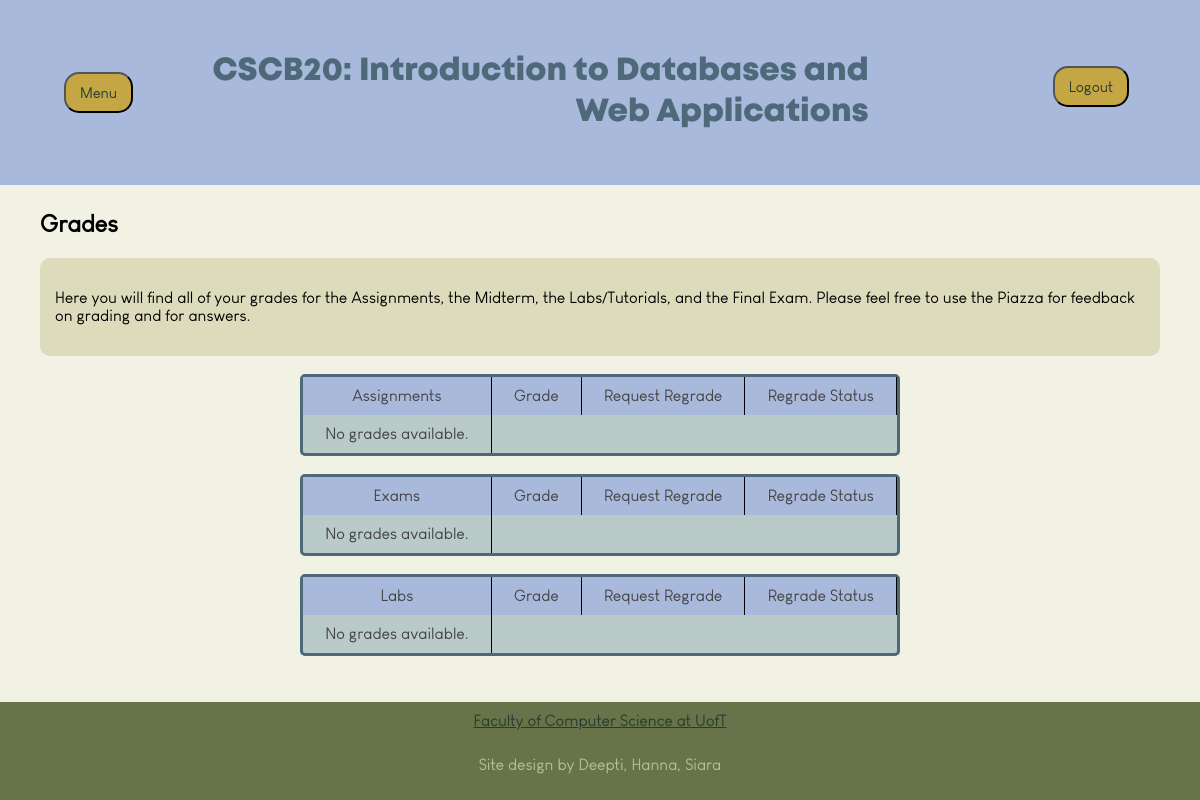
The app's page /studentgrades (signed in), older data.
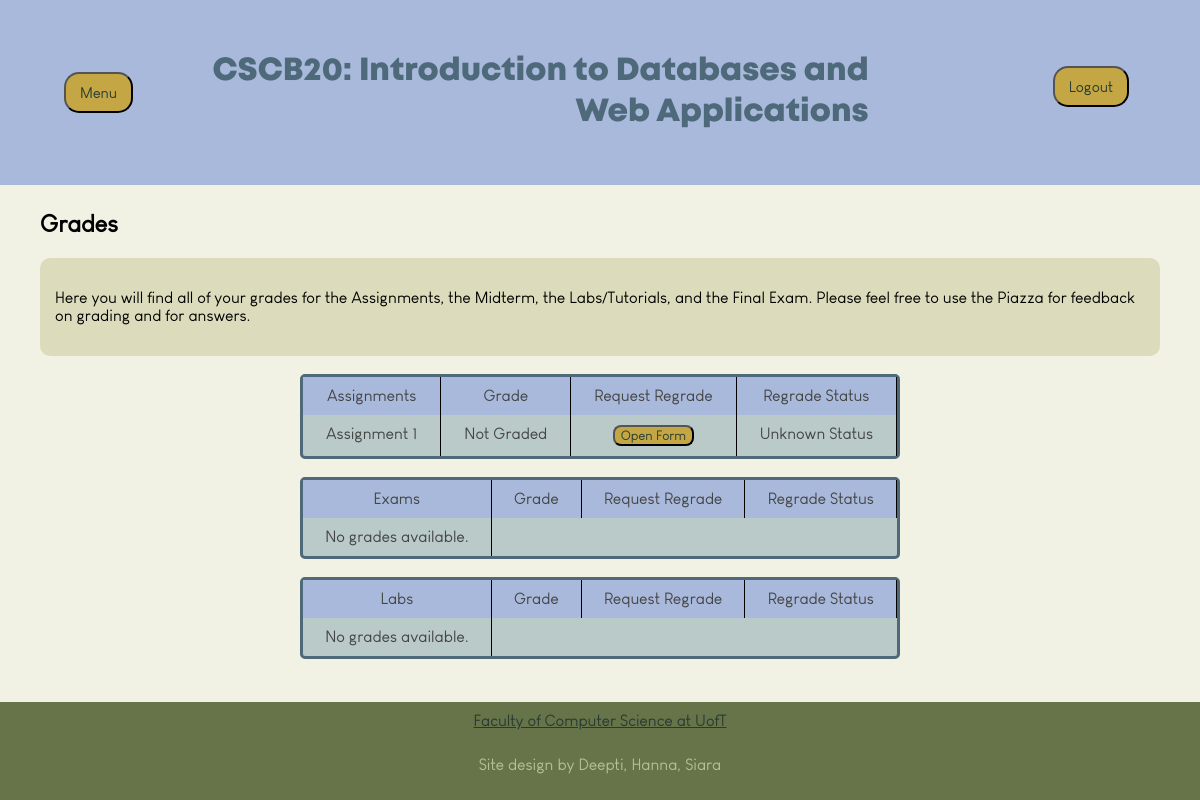
The same page, newer data.
### app.py (models this page shows)
class AssessmentsStudent(db.Model):
    __tablename__ = 'student_assessments'
    user_id = db.Column(db.Integer, ForeignKey('users.user_id'), primary_key=True)
    assessment_id = db.Column(db.Integer, ForeignKey('assessments.assessment_id'), primary_key=True)
    remark_id = db.Column(db.Integer, ForeignKey('remarkrequests.remark_id'))
    marks = db.Column(db.Integer, nullable=True)
    student_to_assess = relationship("User", backref="student_assessments")
    assess_to_student = relationship("Assessment", backref="student_assessments")
    remark_to_student = relationship("RemarkRequests", backref="student_assessments")

class Assessment(db.Model):
    __tablename__ = 'assessments'
    assessment_id = db.Column(db.Integer, primary_key=True)
    name = db.Column(db.String, nullable=False)
    type = db.Column(db.String, nullable=False)
    details = db.Column(db.String)
    instructor_id = db.Column(db.Integer, ForeignKey('users.user_id'), nullable=False)

### app.py (the view, shortened to what this page needs)
@app.route('/studentgrades', methods=['GET', 'POST'])
def studentgrades():
    username = session['name']
    user = User.query.filter_by(username=username).first()
    if not user.user_type == 0:
        return render_template('viewstudentgrades.html') #temp, add prof grades
    if not user:
        return render_template('homepage.html')
    user_id = user.user_id
    r1 = (
        db.session.query(Assessment, AssessmentsStudent)
        .join(AssessmentsStudent, Assessment.assessment_id == AssessmentsStudent.assessment_id)
    )
    r2 = r1.outerjoin(RemarkRequests, AssessmentsStudent.remark_id == RemarkRequests.remark_id)
    r3 = r2.filter(AssessmentsStudent.user_id == user_id)
    r4 = r3.add_columns(RemarkRequests)
    r5 = r4.all()
    grades= []
    labs = []
    exams = []
    for assessment, student_assessment, remark_request in r5:
        grade_info = {
            'assessment_name': assessment.name,
            'assessment_id': assessment.assessment_id,
            'grade': student_assessment.marks if student_assessment.marks is not None else 'Not Graded',
            'remark_status': remark_request.status if remark_request else "No Remark Requested"
        }
        if assessment.type == "Test":
            exams.append(grade_info)
        elif assessment.type == "Lab":
            labs.append(grade_info)
        else:
            grades.append(grade_info)
    return render_template('studentgrades.html', grades=grades, labs = labs, exams = exams, user=user)

### templates/studentgrades.html (shortened to what the changed rows need)
<!DOCTYPE html>
<html>
    <head>
        <link rel="stylesheet" href="{{ url_for('static', filename='index.css') }}">
    </head>
    <body>
        <header class="header">
            <h1 class="headertext">CSCB20: Introduction to Databases and Web Applications</h1>
        </header>
    <main class="content">
        <h2>Grades</h2>
        <br>
        <div class="tablecontainer">
            <div class="studentgradegrid">
                {% if grades %}
                    {% for grade in grades %}
                        <div class="row">
                            <div class="cell">{{ grade['assessment_name'] }}</div>
                            {% if grade['marks']%}
                                <div class="cell">{{ grade['marks'] }}</div>
                            {% else %}
                                <div class="cell">Not Graded</div>
                            {% endif%}
                            <div class="cell">
                                {% if grade['remark_status'] == "No Remark Requested" %}
                                    <button class="button" onclick="openForm()">Open Form</button>
                                {% else %}
                                        <p>Regrade request already submitted</p>
                                {% endif %}
                            </div>
                            <div class="cell">
                                {% if grade['remark_status'] == 0 %}
                                    Pending
                                {% elif grade['remark_status'] == 1 %}
                                    Approved
                                {% elif grade['remark_status'] == 2 %}
                                    Declined
                                {% else %}
                                    Unknown Status
                                {% endif %}
                            </div>
                        </div>
                    {% endfor %}
                {% else %}
                    <div class="row">
                        <div class="cell">No grades available.</div>
                    </div>
                {% endif %}
            </div>
            <br>
            <br>
        </div>
    </main>
</body>
</html>

Row changes from the older to the newer data that the page shows:
added AssessmentsStudent: assessment_name "Assignment 1"
Text that changed along with them:
text no longer shown: "No grades available."
